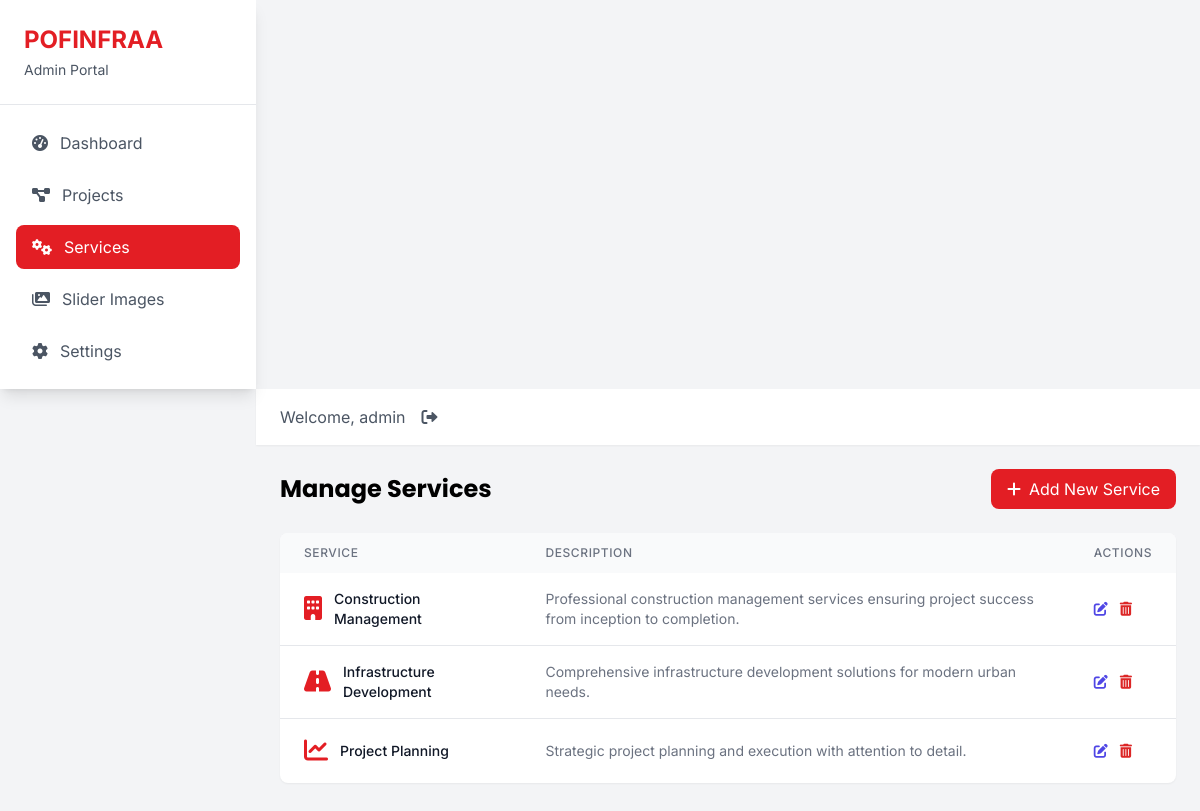
Screenshot of /admin/services.php (signed in) with the database file from the repository.
### tables this page shows
CREATE TABLE IF NOT EXISTS services (
    id INT AUTO_INCREMENT PRIMARY KEY,
    title VARCHAR(200) NOT NULL,
    description TEXT NOT NULL,
    icon VARCHAR(50) NOT NULL,
    created_at TIMESTAMP DEFAULT CURRENT_TIMESTAMP,
    updated_at TIMESTAMP DEFAULT CURRENT_TIMESTAMP ON UPDATE CURRENT_TIMESTAMP
);

### includes/functions.php (called while the page is built, shortened)
<?php
function truncate_text($text, $length = 100) {
    return $text;
}
?>

### admin/services.php (the view, shortened to what this page needs)
<?php
require_once '../includes/db.php';
require_once '../includes/functions.php';
try {
    $stmt = $db->query("SELECT * FROM services ORDER BY created_at DESC");
    $services = $stmt->fetchAll(PDO::FETCH_ASSOC);
} catch (PDOException $e) {
    $services = [];
    set_flash_message('error', 'Failed to fetch services.');
}
$edit_service = null;
$icon_options = [
    'fa-building' => 'Building',
    'fa-road' => 'Road',
    'fa-bridge' => 'Bridge',
    'fa-truck' => 'Truck',
    'fa-hammer' => 'Hammer',
    'fa-wrench' => 'Wrench',
    'fa-hard-hat' => 'Hard Hat',
    'fa-ruler' => 'Ruler',
    'fa-pencil-ruler' => 'Pencil Ruler',
    'fa-compass' => 'Compass',
    'fa-chart-line' => 'Chart Line',
    'fa-cogs' => 'Cogs'
];
?>
<!DOCTYPE html>
<html lang="en">
<head>
    <script src="https://cdn.tailwindcss.com"></script>
    <link rel="stylesheet" href="https://cdnjs.cloudflare.com/ajax/libs/font-awesome/6.0.0-beta3/css/all.min.css">
</head>
<body class="bg-gray-100">
    <div x-data="{ sidebarOpen: false }">
        <div class="fixed inset-y-0 left-0 z-30 w-64 bg-white shadow-lg transform transition-transform duration-300 lg:transform-none lg:relative"
             :class="{'translate-x-0': sidebarOpen, '-translate-x-full': !sidebarOpen}">
            <div class="p-6 border-b">
                <a href="<?php echo SITE_URL; ?>" class="text-2xl font-bold text-primary">
                    POFINFRAA
                </a>
                <p class="text-sm text-gray-600 mt-1">Admin Portal</p>
            </div>
            <nav class="p-4 space-y-2">
                <a href="dashboard.php" class="flex items-center space-x-3 px-4 py-2.5 rounded-lg text-gray-600 hover:bg-gray-100">
                    <i class="fas fa-tachometer-alt"></i>
                    <span>Dashboard</span>
                </a>
                <a href="projects.php" class="flex items-center space-x-3 px-4 py-2.5 rounded-lg text-gray-600 hover:bg-gray-100">
                    <i class="fas fa-project-diagram"></i>
                    <span>Projects</span>
                </a>
                <a href="services.php" class="flex items-center space-x-3 px-4 py-2.5 rounded-lg bg-primary text-white">
                    <i class="fas fa-cogs"></i>
                    <span>Services</span>
                </a>
                <a href="slider.php" class="flex items-center space-x-3 px-4 py-2.5 rounded-lg text-gray-600 hover:bg-gray-100">
                    <i class="fas fa-images"></i>
                    <span>Slider Images</span>
                </a>
                <a href="settings.php" class="flex items-center space-x-3 px-4 py-2.5 rounded-lg text-gray-600 hover:bg-gray-100">
                    <i class="fas fa-cog"></i>
                    <span>Settings</span>
                </a>
            </nav>
        </div>
        <div class="flex-1 min-h-screen lg:ml-64">
            <header class="bg-white shadow-sm">
                <div class="flex items-center justify-between px-6 py-4">
                    <div class="flex items-center space-x-4">
                        <span class="text-gray-600">
                            Welcome, <?php echo htmlspecialchars($_SESSION['admin_username']); ?>
                        </span>
                        <a href="logout.php" class="text-gray-600 hover:text-primary">
                            <i class="fas fa-sign-out-alt"></i>
                        </a>
                    </div>
                </div>
            </header>
            <main class="p-6">
                <div class="flex justify-between items-center mb-6">
                    <h1 class="text-2xl font-bold">Manage Services</h1>
                    <?php if (!isset($_GET['action']) || $_GET['action'] !== 'add'): ?>
                    <a href="?action=add" class="bg-primary hover:bg-red-700 text-white px-4 py-2 rounded-lg transition-colors">
                        <i class="fas fa-plus mr-2"></i>Add New Service
                    </a>
                    <?php endif; ?>
                </div>
                <?php if (isset($_GET['action']) && ($_GET['action'] === 'add' || $_GET['action'] === 'edit')): ?>
                <div class="bg-white rounded-lg shadow-sm p-6">
                    <h2 class="text-xl font-bold mb-6">
                        <?php echo $_GET['action'] === 'add' ? 'Add New Service' : 'Edit Service'; ?>
                    </h2>
                    <form action="" method="POST" class="space-y-6">
                        <input type="hidden" name="csrf_token" value="<?php echo generate_csrf_token(); ?>">
                        <input type="hidden" name="action" value="<?php echo $_GET['action']; ?>">
                        <?php if ($edit_service): ?>
                        <input type="hidden" name="id" value="<?php echo $edit_service['id']; ?>">
                        <?php endif; ?>
                        <div>
                            <label for="title" class="block text-gray-700 font-medium mb-2">Service Title</label>
                            <input type="text" id="title" name="title" required
                                   value="<?php echo $edit_service ? htmlspecialchars($edit_service['title']) : ''; ?>"
                                   class="w-full px-4 py-2 border border-gray-300 rounded-md focus:outline-none focus:ring-2 focus:ring-primary">
                        </div>
                        <div>
                            <label for="description" class="block text-gray-700 font-medium mb-2">Description</label>
                            <textarea id="description" name="description" rows="4" required
                                      class="w-full px-4 py-2 border border-gray-300 rounded-md focus:outline-none focus:ring-2 focus:ring-primary"><?php echo $edit_service ? htmlspecialchars($edit_service['description']) : ''; ?></textarea>
                        </div>
                        <div>
                            <label for="icon" class="block text-gray-700 font-medium mb-2">Icon</label>
                            <select id="icon" name="icon" required
                                    class="w-full px-4 py-2 border border-gray-300 rounded-md focus:outline-none focus:ring-2 focus:ring-primary">
                                <?php foreach ($icon_options as $value => $label): ?>
                                <option value="<?php echo $value; ?>"
                                        <?php echo ($edit_service && $edit_service['icon'] === $value) ? 'selected' : ''; ?>>
                                    <?php echo $label; ?>
                                </option>
                                <?php endforeach; ?>
                            </select>
                            <div class="mt-2 text-sm text-gray-500">
                                Preview: <i class="fas <?php echo $edit_service ? $edit_service['icon'] : 'fa-building'; ?>"></i>
                            </div>
                        </div>
                        <div class="flex justify-end space-x-4">
                            <a href="services.php" class="px-6 py-2 border border-gray-300 rounded-md hover:bg-gray-50 transition-colors">
                                Cancel
                            </a>
                            <button type="submit" class="px-6 py-2 bg-primary hover:bg-red-700 text-white rounded-md transition-colors">
                                <?php echo $_GET['action'] === 'add' ? 'Add Service' : 'Update Service'; ?>
                            </button>
                        </div>
                    </form>
                </div>
                <?php else: ?>
                <div class="bg-white rounded-lg shadow-sm overflow-hidden">
                    <table class="w-full">
                        <thead class="bg-gray-50">
                            <tr>
                                <th class="px-6 py-3 text-left text-xs font-medium text-gray-500 uppercase tracking-wider">Service</th>
                                <th class="px-6 py-3 text-left text-xs font-medium text-gray-500 uppercase tracking-wider">Description</th>
                                <th class="px-6 py-3 text-left text-xs font-medium text-gray-500 uppercase tracking-wider">Actions</th>
                            </tr>
                        </thead>
                        <tbody class="divide-y divide-gray-200">
                            <?php if (empty($services)): ?>
                            <tr>
                                <td colspan="3" class="px-6 py-4 text-center text-gray-500">
                                    No services found. <a href="?action=add" class="text-primary hover:text-red-700">Add one now</a>.
                                </td>
                            </tr>
                            <?php else: ?>
                            <?php foreach ($services as $service): ?>
                            <tr>
                                <td class="px-6 py-4">
                                    <div class="flex items-center">
                                        <div class="text-2xl text-primary mr-3">
                                            <i class="fas <?php echo htmlspecialchars($service['icon']); ?>"></i>
                                        </div>
                                        <div class="text-sm font-medium text-gray-900">
                                            <?php echo htmlspecialchars($service['title']); ?>
                                        </div>
                                    </div>
                                </td>
                                <td class="px-6 py-4 text-sm text-gray-500">
                                    <?php echo truncate_text($service['description'], 100); ?>
                                </td>
                                <td class="px-6 py-4 text-sm font-medium">
                                    <div class="flex space-x-3">
                                        <a href="?action=edit&id=<?php echo $service['id']; ?>"
                                           class="text-indigo-600 hover:text-indigo-900">
                                            <i class="fas fa-edit"></i>
                                        </a>
                                        <form action="" method="POST" class="inline-block"
                                              onsubmit="return confirm('Are you sure you want to delete this service?');">
                                            <button type="submit" class="text-red-600 hover:text-red-900">
                                                <i class="fas fa-trash-alt"></i>
                                            </button>
                                        </form>
                                    </div>
                                </td>
                            </tr>
                            <?php endforeach; ?>
                            <?php endif; ?>
                        </tbody>
                    </table>
                </div>
                <?php endif; ?>
            </main>
        </div>
    </div>
</body>
</html>

### admin/services.php (style rules this page uses)
body { font-family: 'Inter', sans-serif; }
h1, h2, h3, h4, h5, h6 { font-family: 'Poppins', sans-serif; }

### rows the page displays
services: title "Construction Management", description "Professional construction management services ensuring project success from inception to completion."
services: title "Infrastructure Development", description "Comprehensive infrastructure development solutions for modern urban needs."
services: title "Project Planning", description "Strategic project planning and execution with attention to detail."

### other values shown
$_SESSION['admin_username'] "admin"
